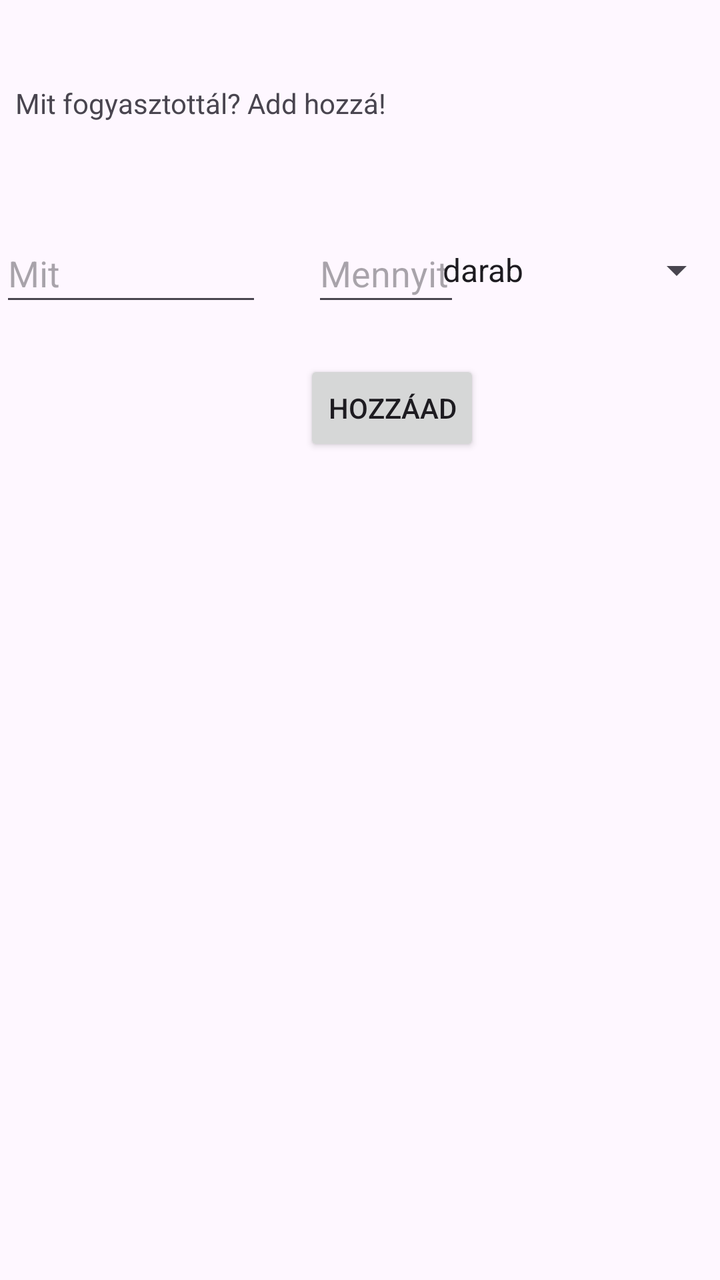
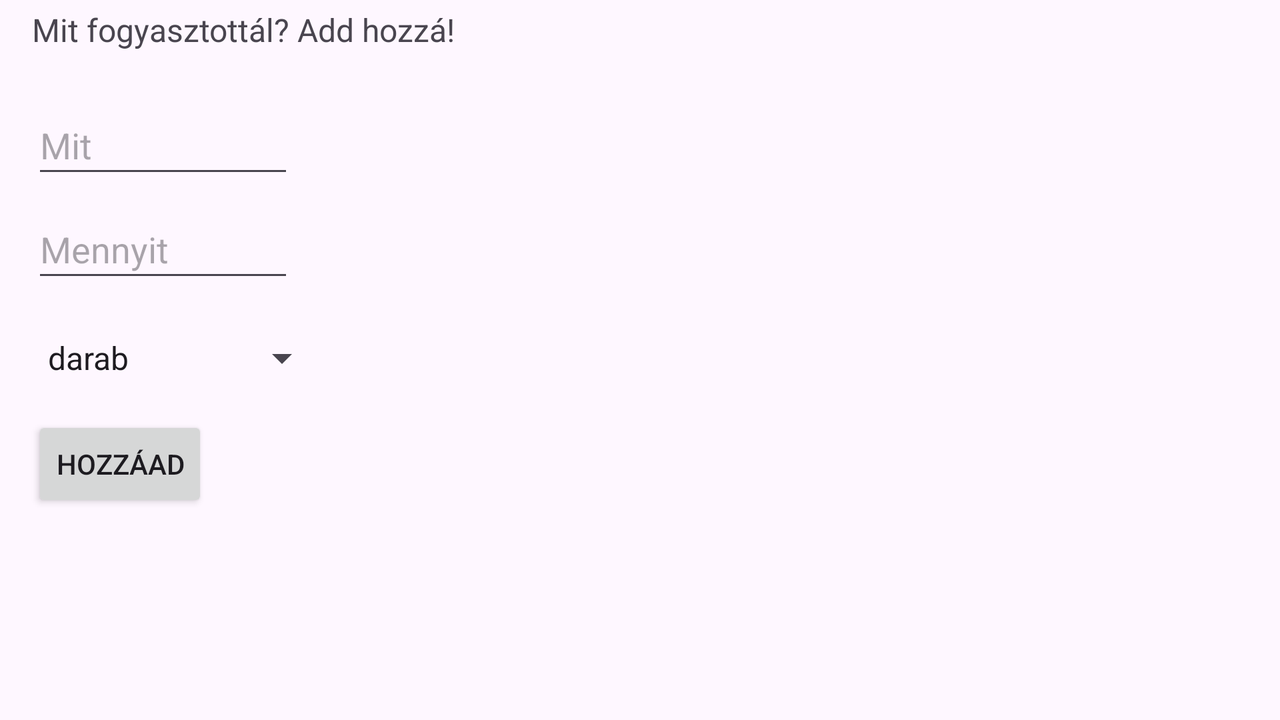

An Android layout and its configuration variant, each rendered on a device that would load it. The default file and the variant file are quoted in full after the pictures.
<!-- AndroidManifest.xml: application theme Theme.Material3.Light -->
<!-- res/layout/main.xml -->
<?xml version="1.0" encoding="utf-8"?>
<androidx.constraintlayout.widget.ConstraintLayout xmlns:android="http://schemas.android.com/apk/res/android"
    xmlns:app="http://schemas.android.com/apk/res-auto"
    xmlns:tools="http://schemas.android.com/tools"
    android:id="@+id/relativeLayout"
    android:layout_width="match_parent"
    android:layout_height="match_parent">

    <androidx.constraintlayout.widget.Guideline
        android:id="@+id/guideline3"
        android:layout_width="wrap_content"
        android:layout_height="wrap_content"
        android:orientation="vertical"
        app:layout_constraintGuide_begin="-26dp"
        app:layout_constraintStart_toStartOf="parent"
        app:layout_constraintTop_toTopOf="parent" />

    <androidx.constraintlayout.widget.Guideline
        android:id="@+id/guideline4"
        android:layout_width="wrap_content"
        android:layout_height="wrap_content"
        android:orientation="horizontal"
        app:layout_constraintGuide_begin="20dp"
        app:layout_constraintStart_toStartOf="parent"
        app:layout_constraintTop_toTopOf="parent" />

    <Button
        android:id="@+id/fogyasztashozad"
        android:layout_width="wrap_content"
        android:layout_height="wrap_content"
        android:layout_marginStart="152dp"
        android:layout_marginTop="180dp"
        android:text="@string/add"
        app:layout_constraintStart_toStartOf="parent"
        app:layout_constraintTop_toTopOf="parent" />

    <LinearLayout
        android:layout_width="413dp"
        android:layout_height="573dp"
        android:orientation="horizontal"
        app:layout_constraintBottom_toBottomOf="parent"
        app:layout_constraintEnd_toEndOf="parent"
        app:layout_constraintHorizontal_bias="0.0"
        app:layout_constraintStart_toStartOf="parent"
        app:layout_constraintTop_toTopOf="parent"
        app:layout_constraintVertical_bias="1.0">

    </LinearLayout>

    <EditText
        android:id="@+id/mibol"
        android:layout_width="131dp"
        android:layout_height="46dp"
        android:layout_marginTop="112dp"
        android:ems="10"
        android:hint="@string/from"
        android:inputType="text"
        app:layout_constraintTop_toTopOf="parent"
        tools:layout_editor_absoluteX="10dp" />

    <EditText
        android:id="@+id/mennyit"
        android:layout_width="74dp"
        android:layout_height="46dp"
        android:layout_marginStart="25dp"
        android:layout_marginTop="112dp"
        android:ems="10"
        android:hint="@string/weight"
        android:inputType="text|numberDecimal"
        app:layout_constraintEnd_toStartOf="@+id/fogyasztashozad"
        app:layout_constraintHorizontal_bias="0.0"
        app:layout_constraintStart_toEndOf="@+id/mibol"
        app:layout_constraintTop_toTopOf="parent" />

    <TextView
        android:id="@+id/textView"
        android:layout_width="wrap_content"
        android:layout_height="wrap_content"
        android:layout_marginBottom="22dp"
        android:text="@string/headstring"
        app:layout_constraintBottom_toTopOf="@+id/mibol"
        app:layout_constraintEnd_toEndOf="parent"
        app:layout_constraintHorizontal_bias="0.045"
        app:layout_constraintStart_toStartOf="parent"
        app:layout_constraintTop_toTopOf="parent"
        app:layout_constraintVertical_bias="0.592" />

    <Spinner
        android:id="@+id/mertekegyseg"
        android:layout_width="149dp"
        android:layout_height="46dp"
        android:layout_marginTop="112dp"
        android:entries="@array/mertekegysegek"
        android:prompt="@string/size"
        app:layout_constraintEnd_toEndOf="parent"
        app:layout_constraintHorizontal_bias="0.875"
        app:layout_constraintStart_toEndOf="@+id/mennyit"
        app:layout_constraintTop_toTopOf="parent" />

    <ProgressBar
        android:id="@+id/progressBar"
        style="?android:attr/progressBarStyle"
        android:layout_width="wrap_content"
        android:layout_height="wrap_content"
        android:layout_marginTop="180dp"
        android:visibility="gone"
        app:layout_constraintEnd_toEndOf="parent"
        app:layout_constraintHorizontal_bias="0.588"
        app:layout_constraintStart_toEndOf="@+id/fogyasztashozad"
        app:layout_constraintTop_toTopOf="parent" />


</androidx.constraintlayout.widget.ConstraintLayout>
<!-- resources referenced by this layout -->
<resources>
  <string-array name="mertekegysegek">
          <item>darab</item>
          <item>gramm</item>
          <item>dkg</item>
          <item>kg</item>
          <item>deciliter</item>
          <item>liter</item>
          <item>milliliter</item>
          <item>szelet</item>
          <item>pohár</item>
          <item>korsó</item>
          <item>lapostányér</item>
          <item>mélytányér</item>
          <item>teáskanál</item>
          <item>evőkanál</item>
      </string-array>
  <string name="add">Hozzáad</string>
  <string name="from">Mit</string>
  <string name="headstring">"Mit fogyasztottál? Add hozzá! "</string>
  <string name="size">Mértékegység</string>
  <string name="weight">Mennyit</string>
</resources>
<!-- res/layout-land/main.xml (the author's variant of the layout above) -->
<!-- drawn on the phone turned sideways -->
<?xml version="1.0" encoding="utf-8"?>
<androidx.constraintlayout.widget.ConstraintLayout xmlns:android="http://schemas.android.com/apk/res/android"
    xmlns:app="http://schemas.android.com/apk/res-auto"
    xmlns:tools="http://schemas.android.com/tools"
    android:id="@+id/relativeLayout"
    android:layout_width="match_parent"
    android:layout_height="match_parent">

    <androidx.constraintlayout.widget.Guideline
        android:id="@+id/guideline3"
        android:layout_width="wrap_content"
        android:layout_height="wrap_content"
        android:orientation="vertical"
        app:layout_constraintGuide_begin="-26dp"
        app:layout_constraintStart_toStartOf="parent"
        app:layout_constraintTop_toTopOf="parent" />

    <androidx.constraintlayout.widget.Guideline
        android:id="@+id/guideline4"
        android:layout_width="wrap_content"
        android:layout_height="wrap_content"
        android:orientation="horizontal"
        app:layout_constraintGuide_begin="20dp"
        app:layout_constraintStart_toStartOf="parent"
        app:layout_constraintTop_toTopOf="parent" />

    <Button
        android:id="@+id/fogyasztashozad"
        android:layout_width="wrap_content"
        android:layout_height="wrap_content"
        android:layout_marginStart="16dp"
        android:layout_marginTop="208dp"
        android:text="@string/add"
        app:layout_constraintStart_toStartOf="parent"
        app:layout_constraintTop_toTopOf="parent" />

    <androidx.recyclerview.widget.RecyclerView
        android:id="@+id/recyclerView"
        android:layout_width="373dp"
        android:layout_height="354dp"
        android:layout_marginTop="4dp"
        android:orientation="horizontal"
        app:layout_constraintEnd_toEndOf="parent"
        app:layout_constraintHorizontal_bias="0.94"
        app:layout_constraintStart_toStartOf="parent"
        app:layout_constraintTop_toTopOf="parent">

    </androidx.recyclerview.widget.RecyclerView>

    <EditText
        android:id="@+id/mibol"
        android:layout_width="131dp"
        android:maxWidth="131dp"
        android:layout_height="46dp"
        android:layout_marginStart="16dp"
        android:layout_marginTop="48dp"
        android:ems="10"
        android:hint="@string/from"
        android:inputType="textCapSentences|textAutoCorrect"
        app:layout_constraintStart_toStartOf="parent"
        app:layout_constraintTop_toTopOf="parent" />

    <EditText
        android:id="@+id/mennyit"
        android:layout_width="131dp"
        android:maxWidth="131dp"
        android:layout_height="46dp"
        android:layout_marginStart="16dp"
        android:layout_marginTop="100dp"
        android:ems="10"
        android:hint="@string/weight"
        android:inputType="text|numberDecimal"
        app:layout_constraintStart_toStartOf="parent"
        app:layout_constraintTop_toTopOf="parent" />

    <TextView
        android:id="@+id/textView"
        android:layout_width="218dp"
        android:layout_height="46dp"
        android:layout_marginStart="16dp"
        android:layout_marginTop="4dp"
        android:text="@string/headstring"
        android:textSize="16sp"
        app:layout_constraintStart_toStartOf="parent"
        app:layout_constraintTop_toTopOf="parent" />

    <Spinner
        android:id="@+id/mertekegyseg"
        android:layout_width="149dp"
        android:layout_height="46dp"
        android:layout_marginStart="16dp"
        android:layout_marginTop="156dp"
        android:entries="@array/mertekegysegek"
        android:prompt="@string/size"
        app:layout_constraintStart_toStartOf="parent"
        app:layout_constraintTop_toTopOf="parent" />

    <ProgressBar
        android:id="@+id/progressBar"
        style="?android:attr/progressBarStyle"
        android:layout_width="wrap_content"
        android:layout_height="wrap_content"
        android:layout_marginTop="180dp"
        android:visibility="gone"
        app:layout_constraintEnd_toEndOf="parent"
        app:layout_constraintHorizontal_bias="0.588"
        app:layout_constraintStart_toEndOf="@+id/fogyasztashozad"
        app:layout_constraintTop_toTopOf="parent" />


</androidx.constraintlayout.widget.ConstraintLayout>
